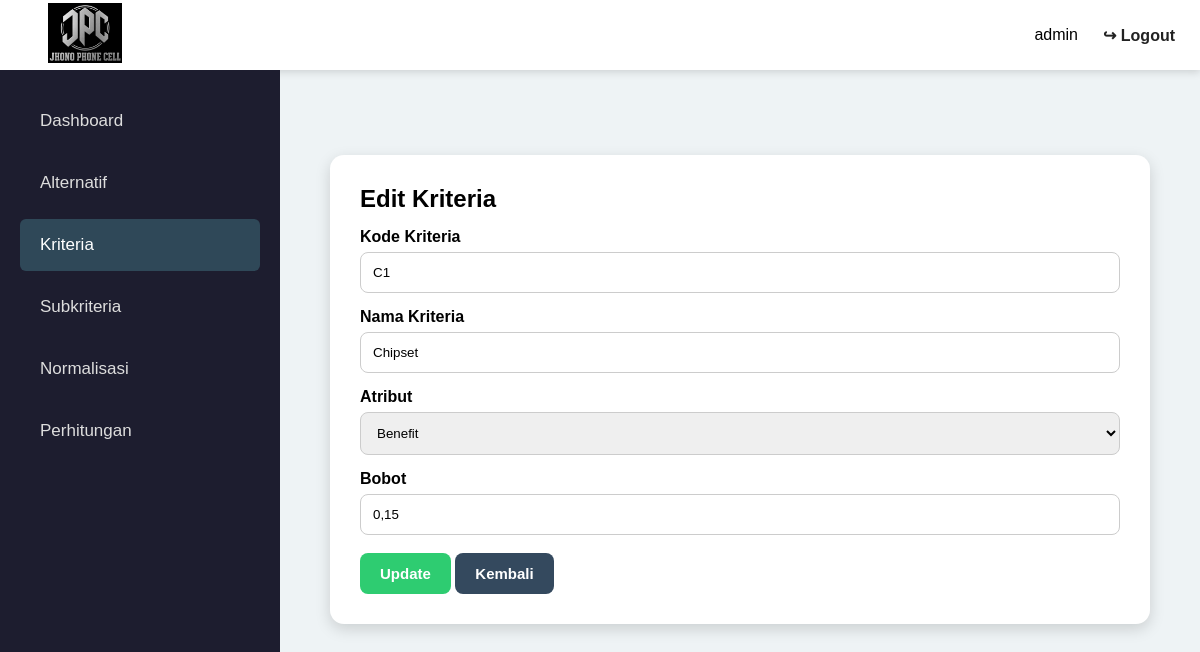
/kriteria_edit.php?id=1 (signed in), run on the app's committed database.
### tables this page shows
CREATE TABLE `kriteria` (
  `id_kriteria` int(11) NOT NULL,
  `kode_kriteria` varchar(10) DEFAULT NULL,
  `nama_kriteria` varchar(100) DEFAULT NULL,
  `atribut` varchar(20) DEFAULT NULL,
  `bobot` decimal(5,2) NOT NULL
);

### kriteria_edit.php (the view, shortened to what this page needs)
<?php
include "koneksi.php";
$conn = new mysqli($host, $user, $pass, $db);
$id = $_GET['id'];
$stmt = $conn->prepare("SELECT * FROM kriteria WHERE id_kriteria = ?");
$stmt->bind_param("i", $id);
$stmt->execute();
$data = $stmt->get_result();
$row = $data->fetch_assoc();
function tampilBobot($bobot) {
    return str_replace('.', ',', rtrim(rtrim($bobot, '0'), '.'));
}
?>
<!DOCTYPE html>
<html lang="id">
<head>
    <link rel="stylesheet" href="dashboard.css">
</head>
<body>
<div class="topbar">
    <div class="logo">
        <img src="logo1.jpeg" alt="Logo">
    </div>
    <div class="user-info">
        <span><?php echo $_SESSION['username']; ?></span>
        <a href="logout.php">↪ Logout</a>
    </div>
</div>
<div class="container">
    <div class="sidebar">
        <a href="index.php">Dashboard</a>
        <a href="alternatif.php">Alternatif</a>
        <a class="active" href="kriteria.php">Kriteria</a>
        <a href="subkriteria.php">Subkriteria</a>
        <a href="normalisasi.php">Normalisasi</a>
        <a href="perhitungan.php">Perhitungan</a>
    </div>
    <div class="content">
        <div class="table-box">
            <h2>Edit Kriteria</h2>
            <form method="POST">
                <label>Kode Kriteria</label>
                <input type="text"
                       name="kode_kriteria"
                       value="<?php echo htmlspecialchars($row['kode_kriteria']); ?>"
                       required>
                <label>Nama Kriteria</label>
                <input type="text"
                       name="nama_kriteria"
                       value="<?php echo htmlspecialchars($row['nama_kriteria']); ?>"
                       required>
                <label>Atribut</label>
                <select name="atribut" required>
                    <option value="Benefit" <?php if ($row['atribut'] == "Benefit") echo "selected"; ?>>
                        Benefit
                    </option>
                </select>
                <label>Bobot</label>
                <input type="text"
                       name="bobot"
                       value="<?php echo tampilBobot($row['bobot']); ?>"
                       placeholder="Contoh: 0,15"
                       required>
                <br><br>
                <button type="submit"
                        name="update"
                        class="btn-add">
                    Update
                </button>
                <a href="kriteria.php" class="btn-print">
                    Kembali
                </a>
            </form>
        </div>
    </div>
</div>
</body>
</html>

### dashboard.css (style rules this page uses)
* { margin: 0; padding: 0; box-sizing: border-box; font-family: Arial, sans-serif; }
body { background: #eef3f5; }
.topbar { width: 100%; height: 70px; background: white; display: flex; align-items: center; justify-content: space-between; padding: 0 25px; box-shadow: 0 2px 8px rgba(0,0,0,0.15); }
.logo img { width: 120px; height: 60px; object-fit: contain; }
.user-info { display: flex; gap: 25px; align-items: center; font-size: 16px; }
.user-info a { color: #222; text-decoration: none; font-weight: bold; }
.container { display: flex; }
.sidebar { width: 280px; min-height: calc(100vh - 70px); background: #1d1d2f; padding: 25px 20px; flex-shrink: 0; }
.sidebar a { display: block; color: #ddd; text-decoration: none; padding: 16px 20px; margin-bottom: 10px; border-radius: 6px; font-size: 17px; }
.sidebar a:hover, .sidebar a.active { background: #2f4858; color: white; }
.content { width: calc(100% - 280px); padding: 50px; text-align: center; }
.table-box { background: white; margin-top: 35px; padding: 30px; border-radius: 14px; box-shadow: 0 5px 15px rgba(0,0,0,0.15); text-align: left; }
.btn-add, .btn-print { display: inline-block; color: white; padding: 12px 20px; border-radius: 8px; text-decoration: none; font-weight: bold; border: none; cursor: pointer; font-size: 15px; }
.btn-add { background: #2ecc71; }
.btn-print { background: #34495e; }
form label { display: block; margin-top: 15px; font-weight: bold; }
form input { width: 100%; padding: 12px; margin-top: 6px; border: 1px solid #ccc; border-radius: 8px; }
form select { width: 100%; padding: 12px; margin-top: 6px; border: 1px solid #ccc; border-radius: 8px; }

### data on the page
kriteria: kode_kriteria "C1", nama_kriteria "Chipset", atribut "Benefit", bobot "0,15"

### other printed values
$_SESSION['username'] "admin"
